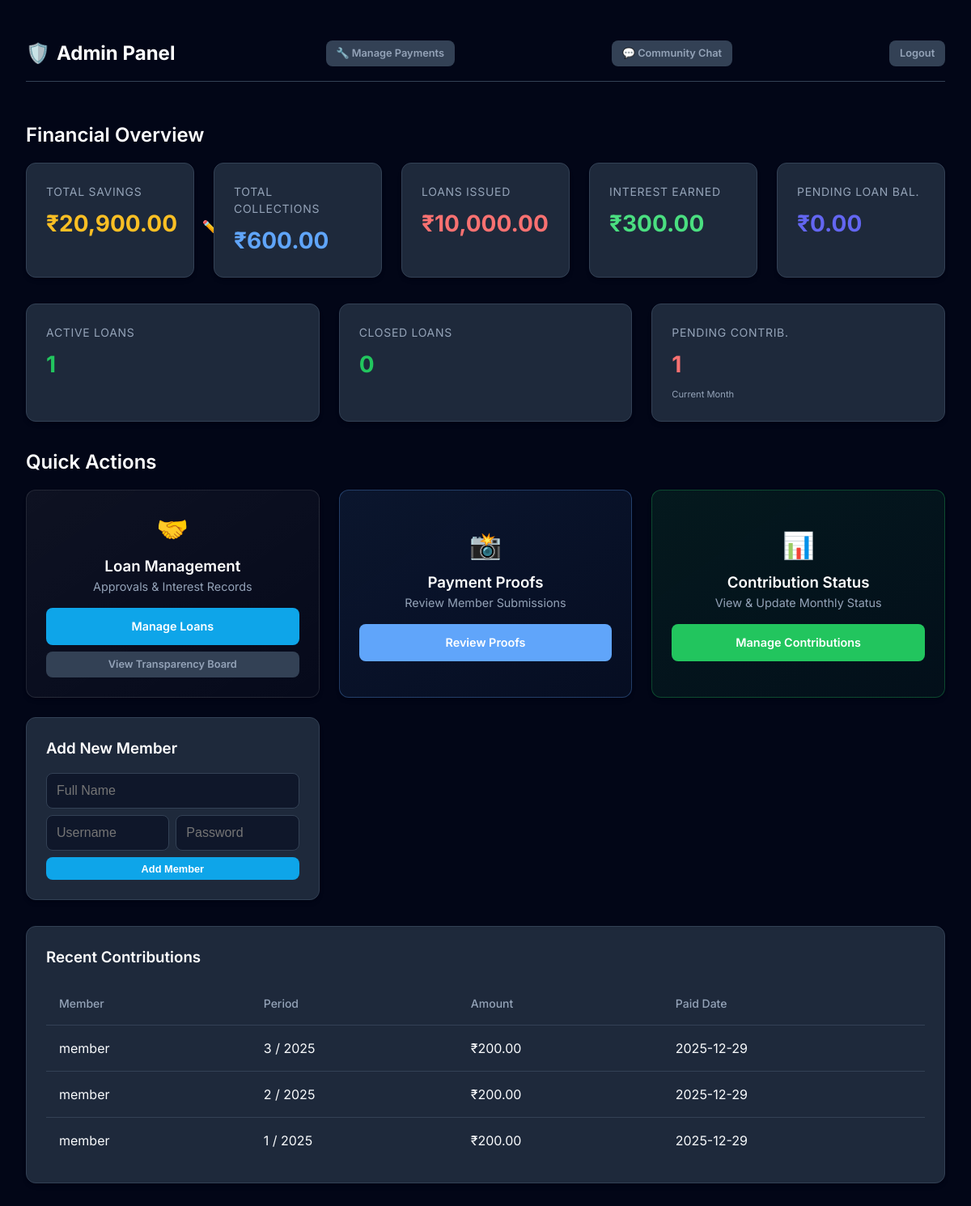
/dashboard (signed in), run on an earlier commit of the app's database.
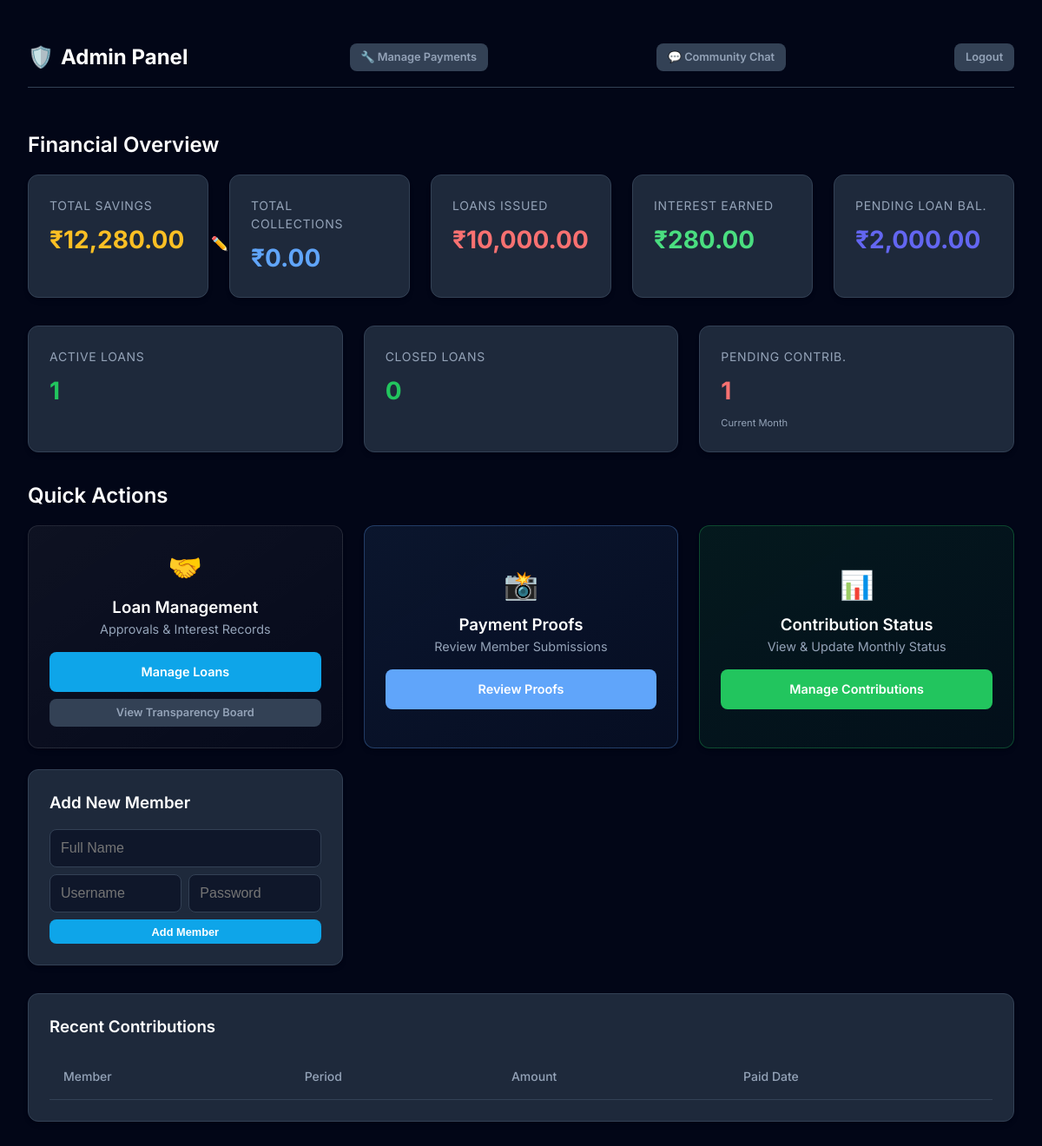
And on a later commit of the database.
### tables this page shows
CREATE TABLE monthly_contributions (
    id INTEGER PRIMARY KEY AUTOINCREMENT,
    member_id INTEGER,
    month INTEGER,
    year INTEGER,
    amount INTEGER DEFAULT 200,
    status TEXT DEFAULT 'pending', -- pending, paid
    paid_date TEXT,
    FOREIGN KEY(member_id) REFERENCES members(member_id)
);

CREATE TABLE members (
    member_id INTEGER PRIMARY KEY AUTOINCREMENT,
    name TEXT NOT NULL,
    username TEXT UNIQUE NOT NULL,
    password TEXT NOT NULL,
    role TEXT CHECK(role IN ('admin','member')) NOT NULL,
    status TEXT DEFAULT 'active', -- active, inactive
    join_date TEXT
);

### app.py (the view, shortened to what this page needs)
@app.route("/dashboard")
def dashboard():
    if "user_id" not in session:
        return redirect(url_for("login"))
    db = get_db()
    fund_row = db.execute("SELECT total_balance FROM fund WHERE id = 1").fetchone()
    starting_fund = fund_row['total_balance'] if fund_row else 0
    total_collections = db.execute("SELECT SUM(amount) FROM monthly_contributions WHERE status = 'paid'").fetchone()[0] or 0
    total_repayments_received = db.execute("SELECT SUM(amount) FROM interest_payments WHERE status = 'paid'").fetchone()[0] or 0
    total_loans_issued = db.execute("SELECT SUM(amount) FROM loans WHERE status IN ('approved', 'paid')").fetchone()[0] or 0
    fund = starting_fund + total_collections + total_repayments_received - total_loans_issued
    real_interest_earned_query = """
        SELECT
            p.amount as payment_amount,
            p.month_no,
            l.amount as loan_amount,
            l.total_months,
            l.principal_portion,
            l.interest_rate_percent
        FROM interest_payments p
        JOIN loans l ON p.loan_id = l.loan_id
        WHERE p.status = 'paid'
    """
    payments = db.execute(real_interest_earned_query).fetchall()
    real_interest_earned = 0
    for p in payments:
        principal_constant = p['principal_portion']
        month_no = p['month_no']
        loan_amt = p['loan_amount']
        remaining_principal = loan_amt - (principal_constant * (month_no - 1))
        if remaining_principal < 0: remaining_principal = 0
        interest_component = (remaining_principal * p['interest_rate_percent']) / 100
        real_interest_earned += interest_component
    active_loans_query = "SELECT * FROM loans WHERE status = 'approved' AND repayment_status='open'"
    active_loans = db.execute(active_loans_query).fetchall()
    total_pending_principal = 0
    for loan in active_loans:
        paid_months = db.execute("SELECT COUNT(*) FROM interest_payments WHERE loan_id = ? AND status = 'paid'", (loan['loan_id'],)).fetchone()[0]
        current_balance = loan['amount'] - (loan['principal_portion'] * paid_months)
        if current_balance < 0: current_balance = 0
        total_pending_principal += current_balance
    if session["role"] == "admin":
        active_loans_count = len(active_loans)
        closed_loans_count = db.execute("SELECT COUNT(*) FROM loans WHERE repayment_status='closed'").fetchone()[0]
        current_month = datetime.now().month
        current_year = datetime.now().year
        total_members_count = db.execute("SELECT COUNT(*) FROM members WHERE role='member'").fetchone()[0]
        paid_members_this_month = db.execute("SELECT COUNT(*) FROM monthly_contributions WHERE month=? AND year=? AND status='paid'", (current_month, current_year)).fetchone()[0]
        pending_contributions_count = total_members_count - paid_members_this_month
        if pending_contributions_count < 0: pending_contributions_count = 0
        loans = db.execute("SELECT l.*, m.name FROM loans l JOIN members m ON l.member_id = m.member_id ORDER BY request_time DESC").fetchall()
        contributions = db.execute("SELECT c.*, m.name FROM monthly_contributions c JOIN members m ON c.member_id = m.member_id ORDER BY year DESC, month DESC").fetchall()
        return render_template("dashboard_admin.html",
                             balance=fund,
                             total_collections=total_collections,
                             total_loans_issued=total_loans_issued,
                             total_interest=real_interest_earned,
                             total_pending_principal=total_pending_principal,
                             active_loans_count=active_loans_count,
                             closed_loans_count=closed_loans_count,
                             pending_contributions_count=pending_contributions_count,
                             members=db.execute("SELECT * FROM members WHERE role='member'").fetchall(),
                             loans=loans,
                             contributions=contributions)

### app.py (called while the page is built)
def get_db():
    db = getattr(g, '_database', None)
    if db is None:
        db = g._database = sqlite3.connect(DATABASE)
        db.row_factory = sqlite3.Row
    return db

@app.teardown_appcontext
def close_connection(exception):
    db = getattr(g, '_database', None)
    if db is not None:
        db.close()

def format_currency(value):
    return f"₹{value:,.2f}"

### templates/dashboard_admin.html (shortened to what the changed rows need)
<!DOCTYPE html>
<html lang="en">
<head>
    <link rel="stylesheet" href="{{ url_for('static', filename='style.css') }}">
</head>
<body>
    <div class="container">
        <h2 style="margin-bottom: 1rem;">Financial Overview</h2>
        <div class="card-grid"
            style="grid-template-columns: repeat(auto-fit, minmax(200px, 1fr)); margin-bottom: 2rem;">
            <div class="card">
                <div class="stat-card">
                    <span class="stat-label">Total Savings</span>
                    <span class="stat-value" style="color: #fbbf24;">{{ balance | currency }}
                        <button onclick="document.getElementById('editBalanceModal').style.display='block'" style="background:none; border:none; cursor:pointer; font-size:1rem;">✏️</button>
                    </span>
                </div>
            </div>
            <div class="card">
                <div class="stat-card">
                    <span class="stat-label">Total Collections</span>
                    <span class="stat-value" style="color: #60a5fa;">{{ total_collections | currency }}</span>
                </div>
            </div>
            <div class="card">
                <div class="stat-card">
                    <span class="stat-label">Interest Earned</span>
                    <span class="stat-value" style="color: #4ade80;">{{ total_interest | currency }}</span>
                </div>
            </div>
            <div class="card">
                <div class="stat-card">
                    <span class="stat-label">Pending Loan Bal.</span>
                    <span class="stat-value" style="color: #6366f1;">{{ total_pending_principal | currency }}</span>
                </div>
            </div>
        </div>
        <h2 style="margin-bottom: 1rem;">Quick Actions</h2>
        <div class="card">
            <div class="table-container" style="max-height: 300px; overflow-y: auto;">
                <table>
                    <thead>
                        <tr>
                            <th>Member</th>
                            <th>Period</th>
                            <th>Amount</th>
                            <th>Paid Date</th>
                        </tr>
                    </thead>
                    <tbody>
                        {% for c in contributions %}
                        <tr>
                            <td>{{ c.name }}</td>
                            <td>{{ c.month }} / {{ c.year }}</td>
                            <td>{{ c.amount | currency }}</td>
                            <td>{% if c.paid_date %}{{ c.paid_date[:10] }}{% else %}<span
                                    style="color: var(--text-muted);">Pending</span>{% endif %}</td>
                        </tr>
                        {% endfor %}
                    </tbody>
                </table>
            </div>
        </div>
    </div>
</body>
</html>

What changed in the data, as far as the page shows it:
removed monthly_contributions: name "member", month "3", year "2025", amount "₹200.00", paid_date "2025-12-29"
removed monthly_contributions: name "member", month "2", year "2025", amount "₹200.00", paid_date "2025-12-29"
removed monthly_contributions: name "member", month "1", year "2025", amount "₹200.00", paid_date "2025-12-29"
Also different on the page:
{{ balance | currency }}: "₹20,900.00" → "₹12,280.00"
{{ total_collections | currency }}: "₹600.00" → "₹0.00"
{{ total_interest | currency }}: "₹300.00" → "₹280.00"
{{ total_pending_principal | currency }}: "₹0.00" → "₹2,000.00"
